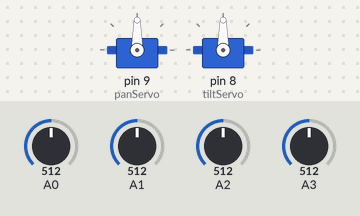
The sketch below on a simulated Arduino Uno, built with avr-gcc and run on an emulated ATmega328P. Parts: 2 × servo. The test bench sets the inputs (shaded band); at power-on: A0 = 512, A1 = 512, A3 = 512, A2 = 512.

Above: at 1.2 s.
1.3 s: A0 set to 599
3.3 s: A0 set to 624
At 3.93 s:
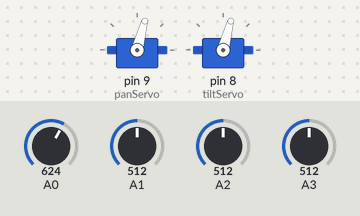
At 6.2 s:
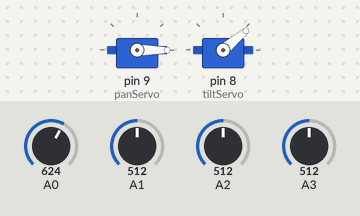
6.3 s: A1 set to 306
8.5 s: A1 set to 277
At 9.45 s:
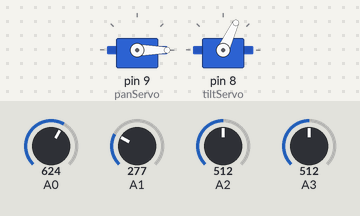
11.5 s: A3 set to 940
13.4 s: A3 set to 952
At 19.4 s:
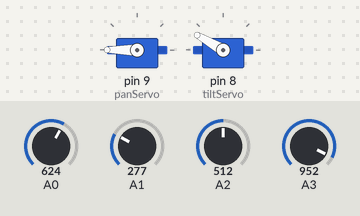
Timing chart, 0 to 19.7 s (numbered marks = the images above; inputs shaded):
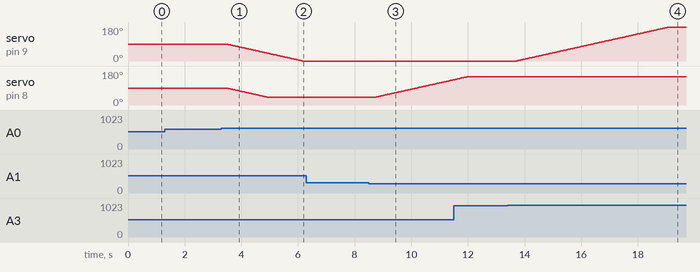

Measured:
- the behaviour switches between 613 and 614 on A0 (found by bisection; images 0 and 1)
- the behaviour switches between 291 and 290 on A1 (found by bisection; images 2 and 3)
- the behaviour switches between 951 and 952 on A3 (found by bisection; images 3 and 4)
- after the input at 1.3 s, every drawn part: stays the same
- after the input at 3.3 s, servo on pin 9 (panServo): moves from 90° to 0° over 2.7 s, starting after 0.18 s; servo on pin 8 (tiltServo): moves from 90° to 40° over 1.5 s, starting after 0.18 s
- after the input at 6.3 s, every drawn part: stays the same
- after the input at 8.5 s, servo on pin 8 (tiltServo): moves from 40° to 133° over 2.8 s, starting after 0.21 s
- after the input at 13.4 s, servo on pin 9 (panServo): moves from 0° to 180° over 5.4 s, starting after 0.32 s

The sketch:

SolarTracker_Example.ino
```cpp
#include <Servo.h>

// -------------------- CONFIG --------------------
Servo panServo;   // Horizontal movement
Servo tiltServo;  // Vertical movement

// LDR pins
const int LDR_TL = A0, LDR_TR = A1, LDR_BL = A2, LDR_BR = A3;

// Servo limits
int panPos  = 90;
int tiltPos = 90;
const int PAN_MIN  = 0;
const int PAN_MAX  = 180;
const int TILT_MIN = 40;
const int TILT_MAX = 150;

// Tuning
const int DEADZONE = 50;
const int STEP     = 1;
const int SMOOTH_N = 10;
const unsigned long TRACK_INTERVAL = 30;  // ms (servo update rate)

// Smoothing buffers
int smoothTL = 0, smoothTR = 0, smoothBL = 0, smoothBR = 0;

// Timing
unsigned long lastTrack = 0;


void setup() {
  Serial.begin(9600);

  panServo.attach(9);
  tiltServo.attach(8);

  panServo.write(panPos);
  tiltServo.write(tiltPos);
}

void loop() {
  updateSolarTracker();  // <── ONE CALL ONLY
}


// -------------------- FUNCTIONS --------------------
int getSmooth(int pin, int &buffer) {
  buffer = (buffer * (SMOOTH_N - 1) + analogRead(pin)) / SMOOTH_N;
  return buffer;
}

// ---- CALL THIS FUNCTION IN LOOP() ----
void updateSolarTracker() {
  unsigned long now = millis();
  if (now - lastTrack < TRACK_INTERVAL) return;  // Non-blocking timing
  lastTrack = now;

  // Read LDRs (smoothed)
  int TL = getSmooth(LDR_TL, smoothTL);
  int TR = getSmooth(LDR_TR, smoothTR);
  int BL = getSmooth(LDR_BL, smoothBL);
  int BR = getSmooth(LDR_BR, smoothBR);

  // Calculate averages
  int topAvg    = (TL + TR) / 2;
  int bottomAvg = (BL + BR) / 2;
  int leftAvg   = (TL + BL) / 2;
  int rightAvg  = (TR + BR) / 2;

  // ---------------- VERTICAL CONTROL ----------------
  int diffV = topAvg - bottomAvg;
  if (abs(diffV) > DEADZONE) {
    if (diffV < 0 && tiltPos < TILT_MAX) tiltPos += STEP;
    if (diffV > 0 && tiltPos > TILT_MIN) tiltPos -= STEP;
    tiltServo.write(tiltPos);
  }

  // ---------------- HORIZONTAL CONTROL ----------------
  int diffH = leftAvg - rightAvg;
  if (abs(diffH) > DEADZONE) {
    if (diffH < 0 && panPos < PAN_MAX) panPos += STEP;
    if (diffH > 0 && panPos > PAN_MIN) panPos -= STEP;
    panServo.write(panPos);
  }

  // Debug printing (optional)
  /*
  Serial.print("Pan: "); Serial.print(panPos);
  Serial.print("  Tilt: "); Serial.print(tiltPos);
  Serial.print(" | TL "); Serial.print(TL);
  Serial.print(" TR "); Serial.print(TR);
  Serial.print(" BL "); Serial.print(BL);
  Serial.print(" BR "); Serial.println(BR);
  */
}
```
